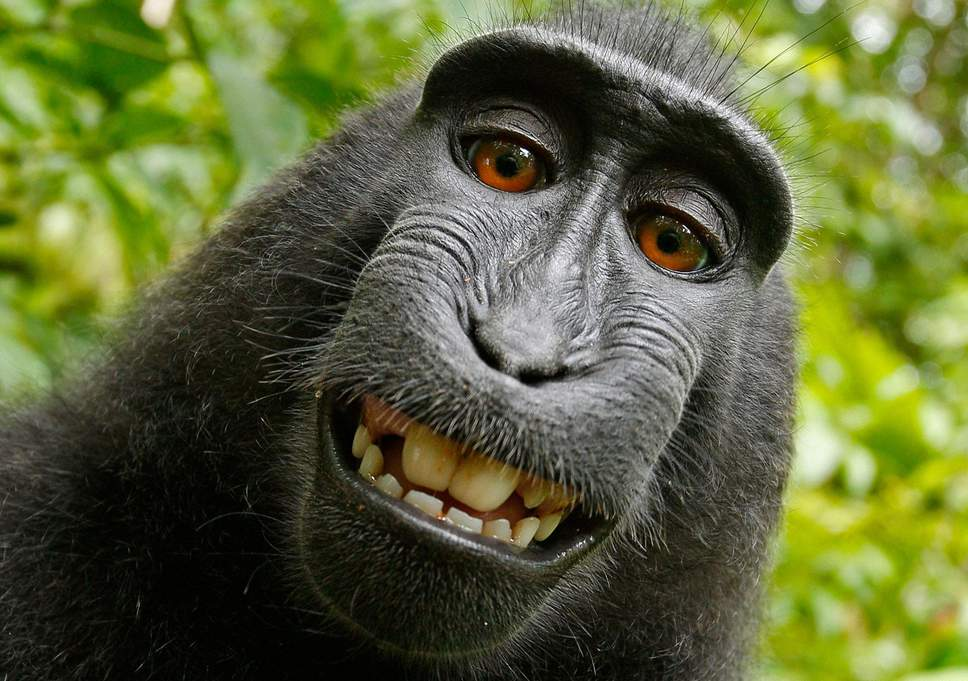
#> input picture test.jpg, 968 x 681 px
$ python 3.image_processing.py --image test.jpg
#> lines starting #> are read from the running program, lines starting #| are printed output that depends on the picture
import cv2
import numpy as np
import argparse


ap = argparse.ArgumentParser()
ap.add_argument('-i','--image', required = True, help = 'Path to the image')

args = vars(ap.parse_args())


def get_image_height_width(image):
    return image.shape[:2]
def translate(image, delta_x = None, delta_y = None, M = None):
    img_height, img_width = get_image_height_width(image)
    if(M is None): M = np.float32([[1,0, delta_x],[0,1,delta_y]])

    return cv2.warpAffine(image, M, (img_width, img_height))


image = cv2.imread(args['image'])
#> image is the input picture: shape (681, 968, 3); mean B, G, R 57.2, 100.7, 93.5
img_height, img_width = image.shape[:2]
#> img_height = 681; img_width = 968
cv2.imshow("Image", image)
cv2.waitKey(0)

shifted = translate(image, -20, 50)
#> in translate, `img_height, img_width = get_image_height_width(image)`: img_height = 681; img_width = 968
#> in translate, `return cv2.warpAffine(image, M, (img_width, img_height))`:
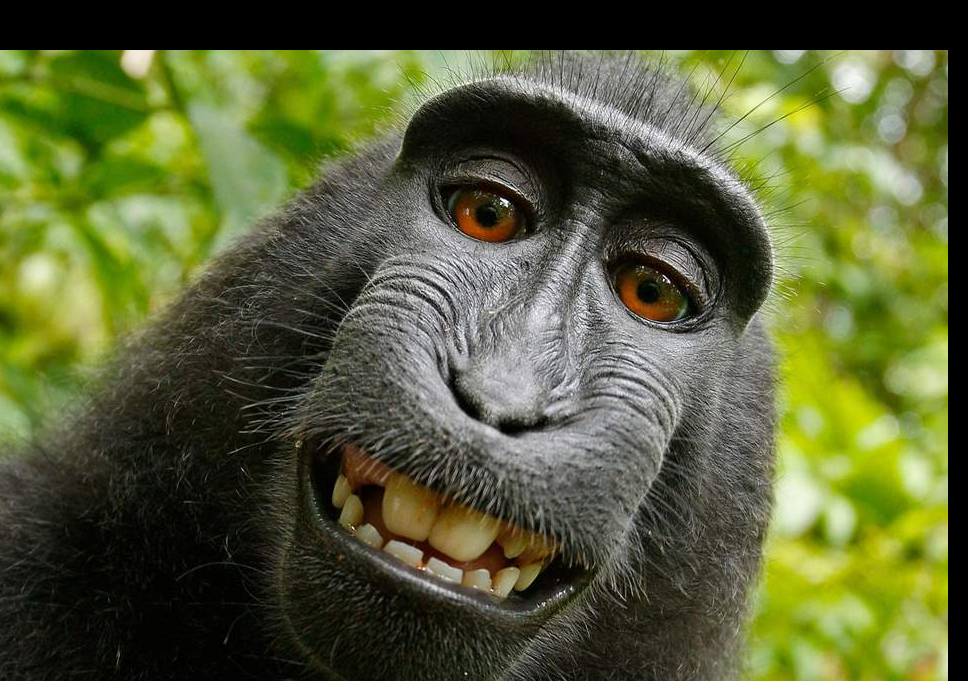
#> returned value: shape (681, 968, 3); mean of channels 0, 1, 2 54.4, 94.3, 87.8; drawn as B, G, R
cv2.imshow("Translated image", shifted)
cv2.waitKey(0)

(h,w) = get_image_height_width(image)
#> h = 681; w = 968
M2 = cv2.getRotationMatrix2D((w//2,h//2), 90, 2)
#> M2 = [[1.22e-16, 2, -196], [-2, 1.22e-16, 1308]]
rotated = translate(image, M = M2)
#> in translate (call 2), `return cv2.warpAffine(image, M, (img_width, img_height))`:
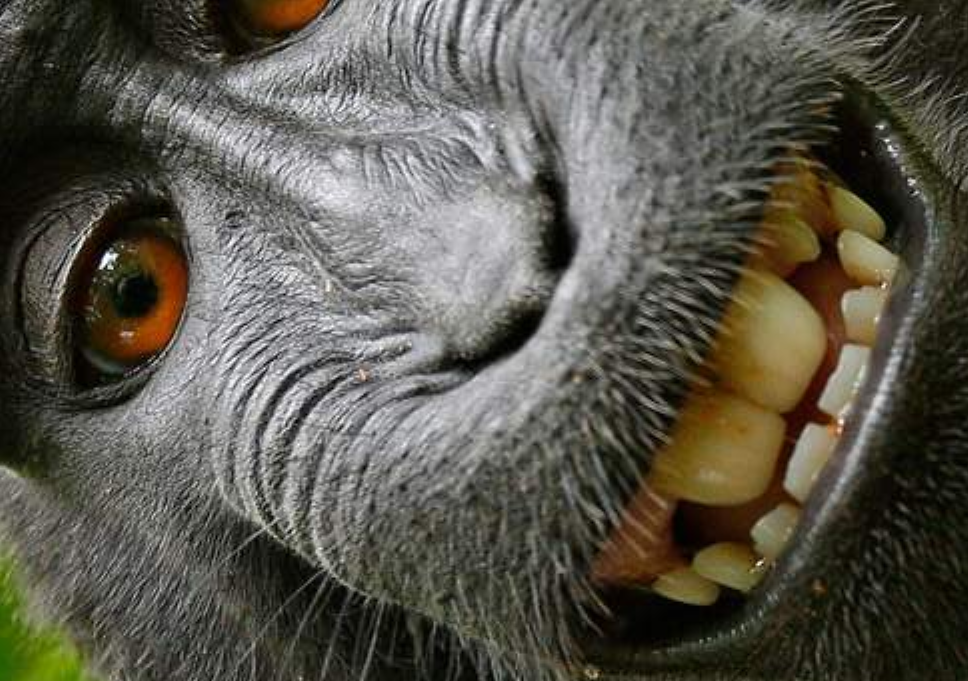
#> returned value: shape (681, 968, 3); mean of channels 0, 1, 2 77.4, 87.8, 90.7; drawn as B, G, R
cv2.imshow("Rotated image", rotated)
cv2.waitKey(0)
